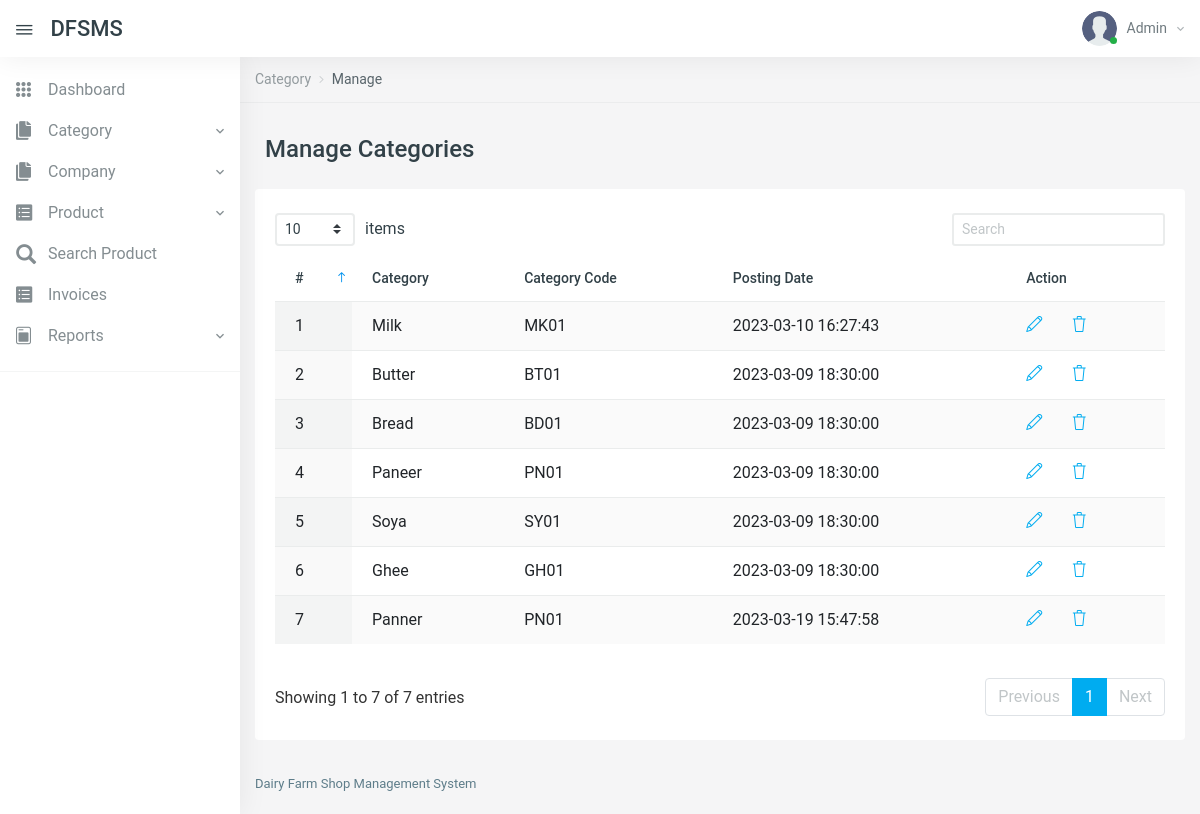
Page /manage-categories.php (signed in) on the committed database.
### tables this page shows
CREATE TABLE `tblcategory` (
  `id` int(11) NOT NULL,
  `CategoryName` varchar(200) DEFAULT NULL,
  `CategoryCode` varchar(50) DEFAULT NULL,
  `PostingDate` timestamp NULL DEFAULT current_timestamp()
);

### manage-categories.php (the view, shortened to what this page needs)
<?php
include('includes/config.php');
if (strlen($_SESSION['aid']==0)) {
  header('location:logout.php');
  } else{
?>
<!DOCTYPE html>
<html lang="en">
<head>
    <link href="vendors/datatables.net-dt/css/jquery.dataTables.min.css" rel="stylesheet" type="text/css" />
    <link href="vendors/datatables.net-responsive-dt/css/responsive.dataTables.min.css" rel="stylesheet" type="text/css" />
    <link href="vendors/jquery-toggles/css/toggles.css" rel="stylesheet" type="text/css">
    <link href="vendors/jquery-toggles/css/themes/toggles-light.css" rel="stylesheet" type="text/css">
    <link href="dist/css/style.css" rel="stylesheet" type="text/css">
</head>
<body>
	<div class="hk-wrapper hk-vertical-nav">
<?php include_once('includes/navbar.php');
include_once('includes/sidebar.php');
?>
        <div class="hk-pg-wrapper">
            <nav class="hk-breadcrumb" aria-label="breadcrumb">
                <ol class="breadcrumb breadcrumb-light bg-transparent">
<li class="breadcrumb-item"><a href="#">Category</a></li>
<li class="breadcrumb-item active" aria-current="page">Manage</li>
                </ol>
            </nav>
            <div class="container">
<div class="hk-pg-header">
 <h4 class="hk-pg-title"><span class="pg-title-icon"><span class="feather-icon"><i data-feather="database"></i></span></span>Manage Categories</h4>
                </div>
                <div class="row">
                    <div class="col-xl-12">
                        <section class="hk-sec-wrapper">
                            <div class="row">
                                <div class="col-sm">
                                    <div class="table-wrap">
                                        <table id="datable_1" class="table table-hover w-100 display pb-30">
                                            <thead>
                                                <tr>
                                                    <th>#</th>
                                                    <th>Category</th>
                                                    <th>Category Code</th>
                                                    <th>Posting Date</th>
                                                    <th>Action</th>
                                                </tr>
                                            </thead>
                                            <tbody>
<?php
$rno=mt_rand(10000,99999);
$query=mysqli_query($con,"select * from tblcategory");
$cnt=1;
while($row=mysqli_fetch_array($query))
{
?>
<tr>
<td><?php echo $cnt;?></td>
<td><?php echo $row['CategoryName'];?></td>
<td><?php echo $row['CategoryCode'];?></td>
<td><?php echo $row['PostingDate'];?></td>
<td>
<a href="edit-category.php?catid=<?php echo base64_encode($row['id'].$rno);?>" class="mr-25" data-toggle="tooltip" data-original-title="Edit"> <i class="icon-pencil"></i></a>
<a href="manage-categories.php?del=<?php echo base64_encode($row['id'].$rno);?>" data-toggle="tooltip" data-original-title="Delete" onclick="return confirm('Do you really want to delete?');"> <i class="icon-trash txt-danger"></i> </a>
</td>
</tr>
<?php
$cnt++;
} ?>
                                            </tbody>
                                        </table>
                                    </div>
                                </div>
                            </div>
                        </section>
                    </div>
                </div>
            </div>
<?php include_once('includes/footer.php');?>
        </div>
    </div>
</body>
</html>
<?php } ?>

### includes/navbar.php (shortened to what this page needs)
     <nav class="navbar navbar-expand-xl navbar-light fixed-top hk-navbar">
            <a id="navbar_toggle_btn" class="navbar-toggle-btn nav-link-hover" href="javascript:void(0);"><i class="ion ion-ios-menu"></i></a>
            <a class="navbar-brand" href="dashboard.php">DFSMS
            </a>
            <ul class="navbar-nav hk-navbar-content">
                <li class="nav-item dropdown dropdown-authentication">
                    <a class="nav-link dropdown-toggle no-caret" href="#" role="button" data-toggle="dropdown" aria-haspopup="true" aria-expanded="false">
                        <div class="media">
                            <div class="media-img-wrap">
                                <div class="avatar">
                                    <img src="dist/img/user.png" alt="user" class="avatar-img rounded-circle">
                                </div>
                                <span class="badge badge-success badge-indicator"></span>
                            </div>
<?php
$adminid=$_SESSION['aid'];
$query=mysqli_query($con,"select AdminName from tbladmin where id='$adminid'");
$row=mysqli_fetch_array($query);
?>
                            <div class="media-body">
                                <span><?php echo $row['AdminName'];?><i class="zmdi zmdi-chevron-down"></i></span>
                            </div>
                        </div>
                    </a>
                </li>
            </ul>
        </nav>

### includes/sidebar.php (shortened to what this page needs)
        <nav class="hk-nav hk-nav-light">
            <div class="nicescroll-bar">
                <div class="navbar-nav-wrap">
                    <ul class="navbar-nav flex-column">
<li class="nav-item">
<a class="nav-link" href="dashboard.php">
<i class="ion ion-ios-keypad"></i>
<span class="nav-link-text">Dashboard</span>
</a>
</li>
<li class="nav-item">
<a class="nav-link" href="javascript:void(0);" data-toggle="collapse" data-target="#cats_drp">
<i class="ion ion-ios-copy"></i>
<span class="nav-link-text">Category</span></a>
</li>
<li class="nav-item">
<a class="nav-link" href="javascript:void(0);" data-toggle="collapse" data-target="#company_drp">
<i class="ion ion-ios-copy"></i>
<span class="nav-link-text">Company</span></a>
</li>
<li class="nav-item">
<a class="nav-link" href="javascript:void(0);" data-toggle="collapse" data-target="#product_drp">
<i class="ion ion-ios-list-box"></i>
<span class="nav-link-text">Product</span></a>
</li>
<li class="nav-item">
<a class="nav-link" href="search-product.php">
<i class="glyphicon glyphicon-search"></i>
<span class="nav-link-text">Search Product</span>
</a>
</li>
<li class="nav-item">
<a class="nav-link" href="invoices.php">
<i class="ion ion-ios-list-box"></i>
<span class="nav-link-text">Invoices</span>
</a>
</li>
<li class="nav-item">
<a class="nav-link" href="javascript:void(0);" data-toggle="collapse" data-target="#reports_drp">
<i class="ion ion-ios-today"></i>
<span class="nav-link-text">Reports</span></a>
</li>
</ul>
                    <hr class="nav-separator">
                </div>
            </div>
        </nav>

### includes/footer.php
            <div class="hk-footer-wrap container">
                <footer class="footer">
                    <div class="row">
                        <div class="col-md-6 col-sm-12">
<p>Dairy Farm Shop Management System</p>
                        </div>
                    </div>
                </footer>
            </div>

### rows in the picture
tblcategory: CategoryName "Milk", CategoryCode "MK01", PostingDate "2023-03-10 16:27:43"
tblcategory: CategoryName "Butter", CategoryCode "BT01", PostingDate "2023-03-09 18:30:00"
tblcategory: CategoryName "Bread", CategoryCode "BD01", PostingDate "2023-03-09 18:30:00"
tblcategory: CategoryName "Paneer", CategoryCode "PN01", PostingDate "2023-03-09 18:30:00"
tblcategory: CategoryName "Soya", CategoryCode "SY01", PostingDate "2023-03-09 18:30:00"
tblcategory: CategoryName "Ghee", CategoryCode "GH01", PostingDate "2023-03-09 18:30:00"
tblcategory: CategoryName "Panner", CategoryCode "PN01", PostingDate "2023-03-19 15:47:58"

### other values in the picture
$row['AdminName'] "Admin"
